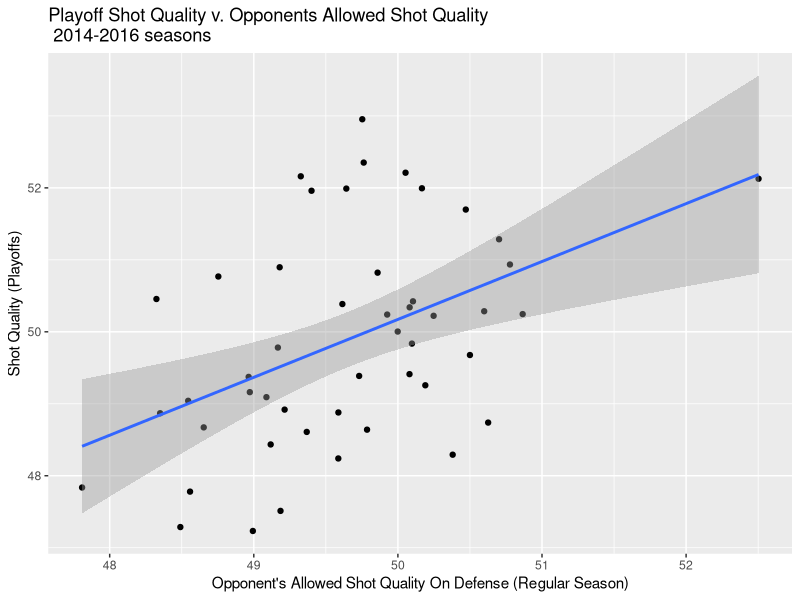

Here is the R script that generated this plot:
# Do teams who get open shots in the regular season do worse in the playoffs?

setwd("~/sports/nba-playoffs-2016/")

require(readr)
require(dplyr)
require(ggplot2)

# Read in data
reg_season_16 <- read_tsv("reg_season_2016.tsv")
reg_season_16$year <- 2016
reg_season_15 <- read_tsv("reg_season_2015.tsv")
reg_season_15$year <- 2015
reg_season_14 <- read_tsv("reg_season_2014.tsv")
reg_season_14$year <- 2014

reg_season <- rbind(reg_season_14, reg_season_15, reg_season_16)
rm(reg_season_14, reg_season_15, reg_season_16)

opp_reg_season_16 <- read_tsv("opp_reg_season_2016.tsv")
opp_reg_season_16$year <- 2016
opp_reg_season_15 <- read_tsv("opp_reg_season_2015.tsv")
opp_reg_season_15$year <- 2015
opp_reg_season_14 <- read_tsv("opp_reg_season_2014.tsv")
opp_reg_season_14$year <- 2014

opp_reg_season <- rbind(opp_reg_season_14, opp_reg_season_15, opp_reg_season_16)
rm(opp_reg_season_14, opp_reg_season_15, opp_reg_season_16)

playoffs_16 <- read_tsv("playoffs_2016.tsv")
playoffs_16$year <- 2016
playoffs_15 <- read_tsv("playoffs_2015.tsv")
playoffs_15$year <- 2015
playoffs_14 <- read_tsv("playoffs_2014.tsv")
playoffs_14$year <- 2014

playoffs <- rbind(playoffs_14, playoffs_15, playoffs_16)
rm(playoffs_14, playoffs_15, playoffs_16)

## Merge data and drop unnecessary variables
all_data <- playoffs %>% 
  left_join(reg_season, by=c('Team', 'year')) %>% 
  left_join(opp_reg_season, by=c('Team', 'year')) %>% 
  select(1, 8, 3:5, 10:12, 16:18) %>% 
  rename(team = Team, EFG_playoffs=EFG.x, qSQ_playoffs=`Situational EFG (qSQ).x`, qSI_playoffs=`EFG+ (qSI).x`,
         EFG_reg=EFG.y, qSQ_reg=`Situational EFG (qSQ).y`, qSI_reg=`EFG+ (qSI).y`,
         EFG_def_reg=EFG, qSQ_def_reg=`Situational EFG (qSQ)`, qSI_def_reg=`EFG+ (qSI)`
         )

# Calculate playoff opponent's qSE_def_reg
playoff_series <- read_csv("playoff_series_data.csv")

playoff_series$team[which(playoff_series$team=="BRK")] <- 'BKN'
playoff_series$team[which(playoff_series$team=="CHO")] <- 'CHA'
playoff_series$opp[which(playoff_series$opp=="BRK")] <- 'BKN'
playoff_series$opp[which(playoff_series$opp=="CHO")] <- 'CHA'

playoff_opp_def <- playoff_series %>% 
  left_join(all_data, by=c('opp' = 'team', 'year')) %>% 
  select(1:4, qSQ_def_reg) %>% 
  group_by(team, year) %>% 
  summarize(opp_qSQ_def=mean(qSQ_def_reg, w=games, na.rm=T))

all_data <- all_data %>% left_join(playoff_opp_def, by=c('team', 'year'))

summary(lm(data=all_data, formula=qSQ_playoffs~qSQ_reg+opp_qSQ_def))

all_data %>% 
  ggplot(aes(opp_qSQ_def, qSQ_playoffs)) +
  geom_point() + geom_smooth(method="lm") +
  xlab("Opponent's Allowed Shot Quality On Defense (Regular Season)") +
  ylab("Shot Quality (Playoffs)") +
  ggtitle("Playoff Shot Quality v. Opponents Allowed Shot Quality\n 2014-2016 seasons")

